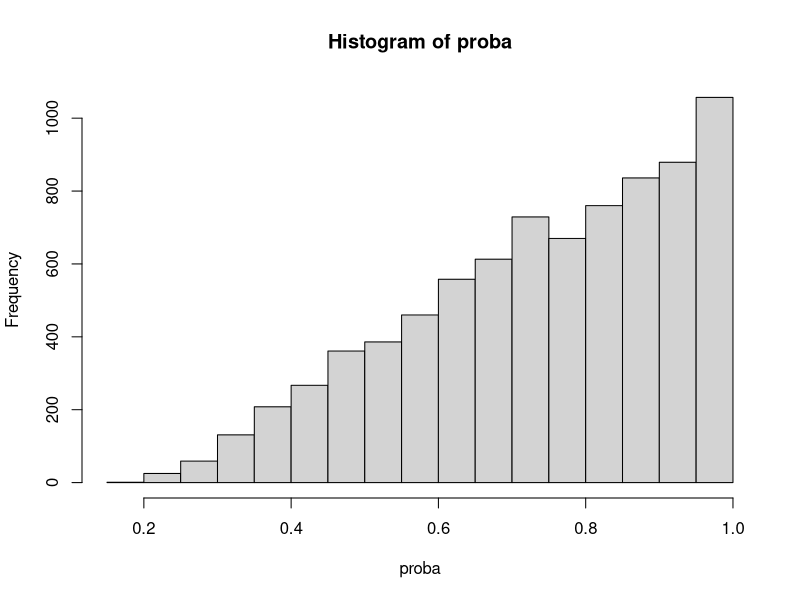

Reproduce this figure in R. (Note: this script raises an error after producing the figure.)
library(boot);
library(lme4);
#----------------------------------------------------------------------------------------
# Default setting
#----------------------------------------------------------------------------------------

set.seed(105);
isMissing <- TRUE;
isVarying <- FALSE; #scenario2 if TRUE scenario 1 if FALSE
isNormal <- TRUE; #scenario3 if FALSE
isCloglog <- TRUE;
gamma1<-1;cluster<-400;unit<-20;
beta0<-0.25;beta1<-0.5;
if(isCloglog){
  gamma0<-0.4;
}else{
  gamma0<-1.0;    
}
if(isNormal){
  sigma.a<-1;
}else{
  sigma.a<-15/13;
}

sigma.e<-1;true<-0;M<-1000;
len<-4;res1=res2=res3=res4=matrix(0,nrow=M,ncol=5)
count.res1=count.res2=count.res3=count.res4=matrix(0,nrow=M,ncol=4)
var.res3=var.res4=matrix(0, nrow=M, ncol=len^2)
true_parameter<-c(beta0,beta1,sigma.a,sigma.e)
vari1=vari2=vari3=vari4=est1=est2=est3=est4=rep(0,4)

#----------------------------------------------------------------------------------------
# Function for estimating gamma
#----------------------------------------------------------------------------------------

calculate_nr <- function(old){
  w=delta*exp(-X*old); U=I=0; U.part=NULL;
  	for( i in 1: (cluster-full_cluster)){
      this_cluster<-(1:cluster)[-full_index][i]
      this_index<-which( long_cluster %in% this_cluster )

  		w.i = w[this_index]
  		U.part[i] = (length(this_index)-Obs[this_index])[1]*sum(w.i*(X-unObs_X)[this_index])/sum(w.i)
  		U = U + U.part[i];
  		I = I + (length(this_index)-Obs[this_index])[1]*(sum((-X[this_index])*w.i*(X-unObs_X)[this_index])*sum(w.i)-
        sum(w.i*(X-unObs_X)[this_index])*sum((-X[this_index])*w.i))/(sum(w.i))^2
  	}
  new = old - U/I; 
  return(c(new, U^2, I, U.part))
}

get_gamma <- function(){
    count=1; isBad=TRUE; temp=temp2=NULL; I=U.part=NULL;
    old = sum(X-unObs_X)/sum((X-unObs_X)*X);
    while( isBad ){
        count<-count+1;
        temp<-calculate_nr(old); 
        new<-calculate_nr(temp[1]);
        	if( new[2] < temp[2] ){
        		old<-temp[1];
        		if( new[2] < 10^(-15) ){
        			isBad<-FALSE;
        		}
        	}else{
        		Check<-TRUE;
        		while(Check){
        			print(":("); 
        			if(calculate_nr((old+temp[1])/2)[2] < calculate_nr(old)[2]){
        				Check<-FALSE;
        			}else{
        				old<-(old+temp[1])/2
        			}
        		}
        	}	
    }
    old = temp[1];
    I = -temp[3]; U.part = temp[4:(cluster-full_cluster+3)]; IF = sum(U.part)/I; Z=NULL;
    
    for( i in 1: (cluster-full_cluster)){
      this_cluster<-(1:cluster)[-full_index][i]
      this_index<-which( long_cluster %in% this_cluster )
      delta_i<-delta[this_index]; X_i<-X[this_index];
      alpha[i]<-(-log((length(this_index)-Obs[this_index])[1]/sum(delta_i*exp(-old*X_i))))
      est_pi[this_index]<-inv.logit(alpha[i]+old*X_i)
    }
    
    return(c(est_pi,old));
}

#----------------------------------------------------------------------------------------
# Function for generating database and result tables
#----------------------------------------------------------------------------------------

make_data_matrix <- function(cluster,unit){
  X = matrix(runif(cluster*unit, min=-1/2,max=1/2), nrow=unit, ncol=cluster)
  if( isNormal){
    a = matrix(rep(rnorm(cluster, mean=0, sd=sigma.a),each = unit), nrow=unit, ncol=cluster)
  }else{
    a = matrix(rep(rt(cluster, df=15), each = unit), nrow=unit, ncol=cluster)
  }

  if( isMissing ){ #True value for missing data analysis
    if( isCloglog ){
      proba = 1-exp(-exp(gamma0+0.6*a+gamma1*X)); #cloglog
    }else{
      proba = inv.logit(gamma0+0.6*a+gamma1*X); #logit probability
    }
  	
  	while(TRUE){
  		delta = matrix(rbinom(n=cluster*unit, size=1, prob = proba), nrow=unit, ncol=cluster)
  		if( (sum(colMeans(delta)==0)==0) ){
  			break;
  		}
  	}
  }else{
  	proba = matrix(1, nrow=unit, ncol=cluster)
  	delta = matrix(1, nrow=unit, ncol=cluster)
  }
	Y = matrix(beta0 + beta1*X + a + rnorm(cluster*unit, mean=0, sd=sigma.e), nrow=unit, ncol=cluster);
	return(list(X,Y,delta,a,proba));
}

trans <- function(vector, units, islong=FALSE){
  result_vec = c()
  cumsum_point <- c(0, cumsum(units))
  for(i in 1:length(units)){
    this_cluster <- (cumsum_point[i]+1):cumsum_point[(i+1)]
    if(islong){
      result_vec = c(result_vec, rep(sum(vector[this_cluster]), units[i]))
    }else{
      result_vec = c(result_vec, sum(vector[this_cluster]))
    }
  }
	return( result_vec )
}

old_trans <-function(vector, repe){
  result_value <- rep(colSums(matrix(vector, ncol = cluster)), each=repe)
  return(result_value)
}

res.cal <- function(result){
  BIAS = colMeans(result)[1:4]
  VAR=c(var(result[,1]),var(result[,2]),var(result[,3]),var(result[,4]) )
  M <- rbind(BIAS,VAR,sqrt(1000)*BIAS/sqrt(VAR))
  colnames(M) <- c('intercept','beta','D','sigma')
  return(M)
}

make_long_unit <- function(units){
  long_unit=c()
  for( i in 1:length(units)){
    long_unit = c(long_unit, rep(units[i], units[i]))   
  }
  return(long_unit)
}

make_long_cluster <- function(units){
  long_id=c()
  for( i in 1:length(units)){
    long_id = c(long_id, rep(i, units[i]))   
  }
  return(long_id)
}

#----------------------------------------------------------------------------------------
# Function for parameter
#----------------------------------------------------------------------------------------

get_proposed_EE <- function(X=raw_X, Y=raw_Y, a=raw_a, WEIGHT=rep(1,length(raw_Y)), old = rep(0.3, 4)){
  len = 4
  new = rep(0, 4)
  
  class_index= c()
  class_index[1] <- 0
  class_index[2:length(a)] <- sapply(2:length(a), function(x){if(a[(x-1)] != a[x]){return(1)}else{return(0)}})
  changeing_points = c(1, which(class_index==1), (length(a)+1))
  units = diff(changeing_points)

  long_unit<-make_long_unit(units)
  
  U=matrix(0, nr=length(units), nc=len); I=matrix(0, nr=len, nc =len);
  while(TRUE){
    const_a = old[3]/(old[4]+long_unit*old[3]); #I define const_a for convenience sake.
    short_const_a = old[3]/(old[4]+units*old[3]); 
    a.hat = trans(WEIGHT*(Y-old[1]-X*old[2]), units= units, islong=TRUE);
    zeta = trans(WEIGHT*(Y-old[1]-X*old[2]), units= units)^2 - trans((WEIGHT^2-1), units= units)*old[4]
    
    U.1 = trans( (WEIGHT*(Y-old[1]-X*old[2])-const_a*a.hat), units= units)
    U.2 = trans( X*(WEIGHT*(Y-old[1]-X*old[2])-const_a*a.hat), units= units) - trans( X*(WEIGHT-1)*a.hat, units= units)/units
    U.3 = zeta - trans(WEIGHT*(Y-old[1]-X*old[2])^2, units= units)  - units*(units-1)*old[3]
    U.4 = trans(WEIGHT*(Y-old[1]-X*old[2])^2, units= units) - short_const_a*zeta - units*old[4]
    
    U = cbind(U.1, U.2, U.3, U.4)
    
    I[1,1] = sum( units*(short_const_a*units-1) )
    I[1,2] = sum( trans(WEIGHT*X, units= units)*(units*short_const_a-1) )
    I[1,3] = sum( (trans(WEIGHT*(Y-old[1]-X*old[2]), units= units))*(-units*old[4]/((old[4]+units*old[3])^2)) )
    I[1,4] = sum( (trans(WEIGHT*(Y-old[1]-X*old[2]), units= units))*units*(short_const_a^2)/old[3] )
    
    I[2,1] = sum(trans(X, units= units)*(units*short_const_a-1))
    I[2,2] = sum( X*(const_a*trans(WEIGHT*X, units= units, islong=TRUE)-(WEIGHT*X)) ) + sum( trans( X*(WEIGHT-1)*trans(WEIGHT*X, units= units, islong=TRUE), units= units)/units )
    I[2,3] = sum( (trans(WEIGHT*(Y-old[1]-X*old[2]), units= units))*(trans(X, units= units))*(-old[4]/((old[4]+units*old[3])^2)) );
    I[2,4] = sum( (trans(WEIGHT*(Y-old[1]-X*old[2]), units= units))*(trans(X, units= units))*((short_const_a^2)/old[3]) );
    
    I[3,1] = 2*sum( trans(WEIGHT*(Y-old[1]-X*old[2]), units= units)*(1-units) );
    I[3,2] = 2*sum( -trans(WEIGHT*(Y-old[1]-X*old[2]), units= units)*trans(WEIGHT*X, units= units) + trans(WEIGHT*(Y-old[1]-X*old[2])*X, units= units));
    I[3,3] = sum( -units*(units-1) );
    I[3,4] = sum( -trans(WEIGHT^2-1, units= units) );
    
    I[4,1] = 2*sum( trans(WEIGHT*(Y-old[1]-X*old[2]), units= units)*(units*short_const_a-1) );
    I[4,2] = 2*sum( trans(WEIGHT*(Y-old[1]-X*old[2]), units= units)*trans(WEIGHT*X, units= units)*(short_const_a) - trans(WEIGHT*(Y-old[1]-X*old[2])*X, units= units) );
    I[4,3] = sum( zeta*(-old[4]/(old[4]+units*old[3])^2) );
    I[4,4] = sum( zeta*(short_const_a^2)/old[3] + short_const_a*trans((WEIGHT^2-1), units= units) - units );
    
    new = old - solve(I)%*%colSums(U);
    error=sum((new-old)^2); old=new;
    print(error)
    if( error<10^-8 ){
      vari = (solve(I)%*%var(U)%*%t(solve(I)))*cluster		
      break;
    }
  }
  
  return(list(old, vari))
}

get_proposed_EM <- function(X=raw.X, Y=raw.Y, a=raw.a, WEIGHT=rep(1,length(raw.Y)), old = rep(0.3, 4)){
  len = 4
  new = rep(0, 4)
  
  class_index= c()
  class_index[1] <- 0
  class_index[2:length(a)] <- sapply(2:length(a), function(x){if(a[(x-1)] != a[x]){return(1)}else{return(0)}})
  changeing_points = c(1, which(class_index==1), (length(a)+1))
  units = diff(changeing_points)
  
  long_unit=c()
  for( i in 1:length(units)){
    long_unit = c(long_unit, rep(units[i], units[i]))   
  }
  
  U=matrix(0, nr=length(units), nc=len); I=matrix(0, nr=len, nc =len);
  while(TRUE){
    q = old[3]/(old[4]+long_unit*old[3]); #I define q for convenience sake.
    short_q = old[3]/(old[4]+units*old[3]); 
    a.hat = trans(WEIGHT*(Y-old[1]-X*old[2]), units= units, islong=TRUE);
    zeta = trans(WEIGHT*(Y-old[1]-X*old[2]), units= units)^2 - trans((WEIGHT^2-1), units= units)*old[4]
    
    U.1 = trans( (WEIGHT*(Y-old[1]-X*old[2])-q*a.hat), units= units) - trans( (WEIGHT-1)*a.hat, units= units)/units
    U.2 = trans( X*(WEIGHT*(Y-old[1]-X*old[2])-q*a.hat), units= units) - trans( X*(WEIGHT-1)*a.hat, units= units)/units
    U.3 = old[4]*short_q+(short_q^2)*zeta - old[3]
    U.4 = trans(WEIGHT*(Y-old[1]-X*old[2])^2, units= units) + units*old[4]*short_q - (units + 2*old[4]/old[3])*(short_q^2)*zeta - units*old[4]
    
    U = cbind(U.1, U.2, U.3, U.4)
    
    I[1,1] = sum(units*(short_q*units-1))
    I[1,2] = sum(trans(WEIGHT*X, units= units)*(units*short_q-1))
    I[2,1] = sum(trans(X, units= units)*(units*short_q-1))
    I[2,2] = sum( X*(q*trans(WEIGHT*X, units= units, islong=TRUE)-(WEIGHT*X)) ) + sum( trans( X*(WEIGHT-1)*trans(WEIGHT*X, units= units, islong=TRUE), units= units)/units )
    I[1,3] = sum( (trans(WEIGHT*(Y-old[1]-X*old[2]), units= units))*(-units*old[4]/((old[4]+units*old[3])^2)) )
    I[1,4] = sum( (trans(WEIGHT*(Y-old[1]-X*old[2]), units= units))*units*(short_q^2)/old[3] )
    I[2,3] = sum( (trans(WEIGHT*(Y-old[1]-X*old[2]), units= units))*(trans(X, units= units))*(-old[4]/((old[4]+units*old[3])^2)) );
    I[2,4] = sum( (trans(WEIGHT*(Y-old[1]-X*old[2]), units= units))*(trans(X, units= units))*((short_q^2)/old[3]) );
    I[3,1] = sum( 2*(short_q^2)*trans(WEIGHT*(Y-old[1]-X*old[2]), units= units)*trans(WEIGHT*(-1), units= units) );
    I[3,2] = sum( 2*(short_q^2)*trans(WEIGHT*(Y-old[1]-X*old[2]), units= units)*trans(WEIGHT*(-X), units= units) );
    
    I[3,3] = sum( (old[4]/(old[4]+units*old[3]))^2 + 2*short_q*old[4]*zeta/(old[4]+units*old[3])^2 ) - length(units);
    I[3,4] = sum( units*short_q^2 - 2*(short_q^3)*zeta/(old[3]) - (short_q^2)*(trans(WEIGHT^2-1, units= units)) );
    I[4,1] = sum(2*WEIGHT*(Y-old[1]-X*old[2])*(-1)) + sum( (units*(short_q^2)-2*short_q)*2*(trans(WEIGHT*(Y-old[1]-X*old[2]), units= units)*trans(WEIGHT*(-1), units= units)) );
    I[4,2] = sum(2*WEIGHT*(Y-old[1]-X*old[2])*(-X)) + sum( (units*(short_q^2)-2*short_q)*2*(trans(WEIGHT*(Y-old[1]-X*old[2]), units= units)*trans(WEIGHT*(-X), units= units)) );
    I[4,3] = sum( units*(old[4]/(old[4]+units*old[3]))^2 + zeta*(units*2*short_q*old[4]/(old[4]+units*old[3])^2 - 2*old[4]/(old[4]+units*old[3])^2 ) );
    I[4,4] = sum( (units*short_q)^2 - trans(WEIGHT^2-1, units= units)*(units*(short_q^2)-2*short_q) + zeta*(2*units*(short_q^3)/(-old[3]) + 2*(short_q^2)/old[3] ) - units );
    
    if(FALSE){
      W = delta*exp(-gamma.fit*X)
      W.X = trans(W*X, 10); W.1 = trans(W*1, 10);
      del.pi = proba*(1-proba)*(X - W.X/W.1)
      U.5 = trans((WEIGHT-1)*X,1)
      U.star = cbind(U.1, U.2, U.3, U.4, U.5)
      
      I.star[1:4,1:4] = I[1:4,1:4]
      I.star[1,5] = sum( ((-WEIGHT^2)*del.pi*(Y-old[1]-X*old[2]-q*a.hat) + WEIGHT*(q*trans(WEIGHT^2*(del.pi)*(Y-old[1]-X*old[2]),1))))
      I.star[2,5] = sum( (X*(-WEIGHT^2)*del.pi*(Y-old[1]-X*old[2]-a.hat/unit) + X*WEIGHT*(trans(WEIGHT^2*(del.pi)*(Y-old[1]-X*old[2]),1)/unit))*unit*q)
      I.star[3,5] = sum(q^2*(2*trans(WEIGHT*(Y-old[1]-X*old[2]),1)*trans(-WEIGHT^2*(del.pi)*(Y-old[1]-X*old[2]),1)+2*old[4]*trans(WEIGHT^3*(del.pi),1) ))
      I.star[4,5] = sum( unit*(old[4]/(old[4]+unit*old[3]))^2 + zeta*(unit*2*q*old[4]/(old[4]+unit*old[3])^2 - 2*old[4]/(old[4]+unit*old[3])^2) ) 
      I.star[5,5] = sum(-WEIGHT^2*del.pi*X)
      new = old - solve(I.star)%*%colSums(U.star)
    }
    
    new = old - solve(I)%*%colSums(U);
    error=sum((new-old)^2); old=new;
    print(error)
    if( error<10^-8 ){
      vari = (solve(I)%*%var(U)%*%t(solve(I)))*cluster    
      break;
    }
  }
  
  return(list(old, vari))
}


#----------------------------------------------------------------------------------------
# Simulation
#----------------------------------------------------------------------------------------

for(k in 1:M){
  
  #-----------------------------------------------------------------------
  # generating data
  #-----------------------------------------------------------------------
  
  isPASS<-TRUE
  while(isPASS){
  isPASS<-FALSE
  raw = make_data_matrix(cluster,unit);
  raw_matrix<-sapply(raw,c);    
  if( isVarying ){
    units<-rbinom(cluster, unit, 0.9) #subset of raw matrix
    subset_index<-c();
    for(j in 1:cluster){
      cluster_index = ((j-1)*unit+1):((j-1)*unit+units[j])
      subset_index <- c(subset_index, cluster_index)
	if( sum(raw_matrix[cluster_index,3]) == 0 ){
		isPASS<-TRUE
		break;
	}
    }
    raw_matrix<-raw_matrix[subset_index,]
  }else{
    units<-rep(unit, cluster) #subset of raw matrix
  }
  long_cluster<-make_long_cluster(units)
  }

  #X=Y=delta=a=NULL;	
  X=raw_X=raw_matrix[,1]; Y=raw_Y=raw_matrix[,2];
  delta=raw_delta=raw_matrix[,3]; a=raw_a=raw_matrix[,4];
  proba=raw_proba=raw_matrix[,5]; raw_long_cluster=long_cluster
  hist(proba)
  
  #-----------------------------------------------------------------------
  # estimating gamma
  #-----------------------------------------------------------------------
  
  if( isMissing ){
      # raw_* stands for real data and variables without 'raw_' prefix are for gamma calculation
      if ( sum( tapply(raw_delta, long_cluster, FUN=sum) == units ) > 0 ) {
      	full_index = which( tapply(raw_delta, long_cluster, FUN=sum) == units )
      	full_cluster = length(full_index);
        del_full_cluster = which( long_cluster %in% full_index );
      	X<-raw_X[-del_full_cluster]; a<-raw_a[-del_full_cluster];
        delta<-raw_delta[-del_full_cluster]; Y<-raw_Y[-del_full_cluster];
        long_cluster<-long_cluster[-del_full_cluster]
      }else{
        full_cluster<-0;
	  full_index<-(cluster+1);
      }
    	Obs = unObs_X = item = Obs_X = rep(0,length(X)); alpha= NULL;
    	for( i in 1:(cluster-full_cluster) ){
        this_cluster<-(1:cluster)[-full_index][i]
        this_index<-which( long_cluster %in% this_cluster )
    		delta_i<-delta[this_index]; X_i<-X[this_index];
    		Obs[this_index]<-sum(delta_i); #r_i
    		unObs_X[this_index]<-rep(sum((1-delta_i)*X_i)/sum(1-delta_i), each=length(this_index));
    		Obs_X[this_index]<-rep(sum(delta_i*X_i)/sum(delta_i), each=length(this_index));
    	}
    	#item = X-Obs_X;
      est_pi = rep(0,length(X));
      fit_gamma = get_gamma()
      est_pi = fit_gamma[1:(length(fit_gamma)-1)]
      
      proba=c()
      if ( sum( tapply(raw_delta, raw_long_cluster, FUN=sum) == units ) > 0 ) {
      	proba=rep(1,length(raw_X));
      	proba[c(-del_full_cluster)] = as.vector(est_pi);
      }else{
      	proba = est_pi;
      }
  }
  
  X=raw_X; a=raw_a; delta=raw_delta; Y=raw_Y; WEIGHT=raw_delta/proba;
  X.obs=X[delta==1]; a.obs=a[delta==1]; delta.obs=delta[delta==1]; Y.obs=Y[delta==1];
  
  #-----------------------------------------------------------------------
  # full cases
  #-----------------------------------------------------------------------
  
  fit.full = get_proposed(X = raw_X, Y=raw_Y, a=raw_a, WEIGHT = rep(1, length(raw_Y)), old = true_parameter)
  est1 = fit.full[[1]]
  vari1 = sqrt(diag(fit.full[[2]]))
  
  #-----------------------------------------------------------------------
  # complete cases
  #-----------------------------------------------------------------------
  
  fit.complete = get_proposed(X = X.obs, Y=Y.obs, a=a.obs, WEIGHT = rep(1, length(Y.obs)), old = true_parameter)
  est2 = fit.complete[[1]]
  vari2 = sqrt(diag(fit.complete[[2]]))
  
  #-----------------------------------------------------------------------
  # proposed cases
  #-----------------------------------------------------------------------
  
  fit.proposed = get_proposed_EE(X=X, Y=Y, a=a, WEIGHT=WEIGHT, old = est2)
  est3 = fit.proposed[[1]]
  vari3 = sqrt(diag(fit.proposed[[2]]))

  #-----------------------------------------------------------------------
  # proposed cases
  #-----------------------------------------------------------------------
  
  fit.proposed_EM = get_proposed_EM(X=X, Y=Y, a=a, WEIGHT=WEIGHT, old = est2)
  est4 = fit.proposed_EM[[1]]
  vari4 = sqrt(diag(fit.proposed_EM[[2]]))

count.res1[k,] = as.numeric( (est1 + qnorm(0.025)*vari1-true_parameter)*(est1 - qnorm(0.025)*vari1-true_parameter) < 0 );
count.res2[k,] = as.numeric( (est2 + qnorm(0.025)*vari2-true_parameter)*(est2 - qnorm(0.025)*vari2-true_parameter) < 0 );
count.res3[k,] = as.numeric( (est3 + qnorm(0.025)*vari3-true_parameter)*(est3 - qnorm(0.025)*vari3-true_parameter) < 0 );
count.res4[k,] = as.numeric( (est4 + qnorm(0.025)*vari4-true_parameter)*(est4 - qnorm(0.025)*vari4-true_parameter) < 0 );


res1[k,] = c(est1-true_parameter, mean(delta))
res2[k,] = c(est2-true_parameter, mean(delta))
res3[k,] = c(est3-true_parameter, mean(delta))
res4[k,] = c(est4-true_parameter, mean(delta))

var.res3[k,] = as.vector(vari3)
var.res4[k,] = as.vector(vari3)
}

colMeans(count.res1)
colMeans(count.res2)
colMeans(count.res3)
colMeans(count.res4)

res.cal(res1);
res.cal(res2);
res.cal(res3);
res.cal(res4);

T = matrix(colMeans(var.res^2), nr=4)
cluster;unit;gamma1;

var(res3[,1:4])/T[1:4,1:4] #Check the ratio between simulation variance and estimates

#########################################################

library("xtable")
Bias = rbind(res.cal(res1)[1,],res.cal(res2)[1,],res.cal(res3)[1,],res.cal(res4)[1,])*1000
Variance = rbind(res.cal(res1)[2,],res.cal(res2)[2,],res.cal(res3)[2,],res.cal(res4)[2,])*1000
CP = rbind(colMeans(count.res1),colMeans(count.res2),colMeans(count.res3),colMeans(count.res4))*1000

DF<-data.frame(t(Bias),t(Variance),t(CP))
colnames(DF) =c("FULL","COMP","PROP_EE","PROP_EM","FULL","COMP","PROP_EE","PROP_EM","FULL","COMP","PROP_EE","PROP_EM") 
xtable(DF, digits=c(rep(1,9),rep(0,4)), display=c(rep("f",9),rep("f",4)), align=rep("c",13))

cluster;unit;isVarying


